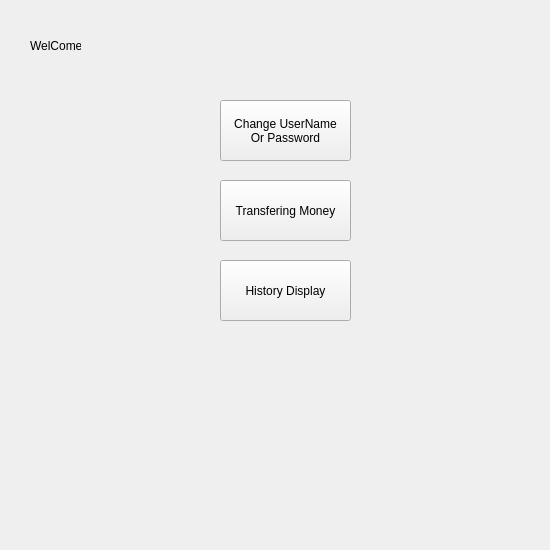
<?xml version="1.0" encoding="UTF-8"?>
<ui version="4.0">
 <class>UserSettings</class>
 <widget class="QWidget" name="UserSettings">
  <property name="geometry">
   <rect>
    <x>0</x>
    <y>0</y>
    <width>550</width>
    <height>550</height>
   </rect>
  </property>
  <property name="windowTitle">
   <string>Form</string>
  </property>
  <widget class="QPushButton" name="change">
   <property name="geometry">
    <rect>
     <x>220</x>
     <y>100</y>
     <width>131</width>
     <height>61</height>
    </rect>
   </property>
   <property name="text">
    <string>Change UserName
Or Password</string>
   </property>
  </widget>
  <widget class="QPushButton" name="money">
   <property name="geometry">
    <rect>
     <x>220</x>
     <y>180</y>
     <width>131</width>
     <height>61</height>
    </rect>
   </property>
   <property name="text">
    <string>Transfering Money</string>
   </property>
  </widget>
  <widget class="QPushButton" name="history">
   <property name="geometry">
    <rect>
     <x>220</x>
     <y>260</y>
     <width>131</width>
     <height>61</height>
    </rect>
   </property>
   <property name="text">
    <string>History Display</string>
   </property>
  </widget>
  <widget class="QLabel" name="label">
   <property name="geometry">
    <rect>
     <x>30</x>
     <y>30</y>
     <width>51</width>
     <height>31</height>
    </rect>
   </property>
   <property name="text">
    <string>WelCome</string>
   </property>
  </widget>
 </widget>
 <resources/>
 <connections/>
</ui>
